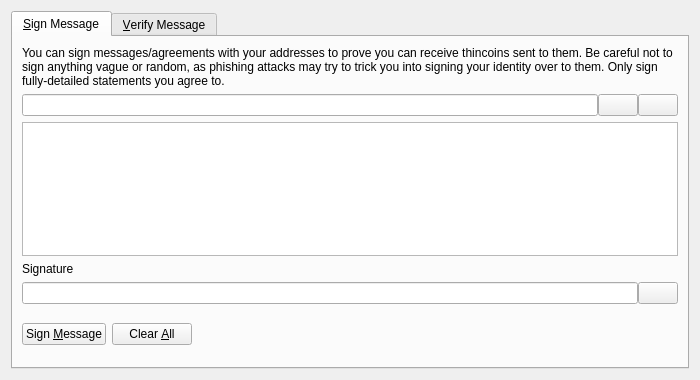
<?xml version="1.0" encoding="UTF-8"?>
<ui version="4.0">
 <class>SignVerifyMessageDialog</class>
 <widget class="QDialog" name="SignVerifyMessageDialog">
  <property name="geometry">
   <rect>
    <x>0</x>
    <y>0</y>
    <width>700</width>
    <height>380</height>
   </rect>
  </property>
  <property name="windowTitle">
   <string>Signatures - Sign / Verify a Message</string>
  </property>
  <property name="modal">
   <bool>true</bool>
  </property>
  <layout class="QVBoxLayout" name="verticalLayout">
   <item>
    <widget class="QTabWidget" name="tabWidget">
     <property name="currentIndex">
      <number>0</number>
     </property>
     <widget class="QWidget" name="tabSignMessage">
      <attribute name="title">
       <string>&amp;Sign Message</string>
      </attribute>
      <layout class="QVBoxLayout" name="verticalLayout_SM">
       <item>
        <widget class="QLabel" name="infoLabel_SM">
         <property name="text">
          <string>You can sign messages/agreements with your addresses to prove you can receive thincoins sent to them. Be careful not to sign anything vague or random, as phishing attacks may try to trick you into signing your identity over to them. Only sign fully-detailed statements you agree to.</string>
         </property>
         <property name="textFormat">
          <enum>Qt::PlainText</enum>
         </property>
         <property name="wordWrap">
          <bool>true</bool>
         </property>
        </widget>
       </item>
       <item>
        <layout class="QHBoxLayout" name="horizontalLayout_1_SM">
         <property name="spacing">
          <number>0</number>
         </property>
         <item>
          <widget class="QValidatedLineEdit" name="addressIn_SM">
           <property name="toolTip">
            <string>The Thincoin address to sign the message with</string>
           </property>
          </widget>
         </item>
         <item>
          <widget class="QPushButton" name="addressBookButton_SM">
           <property name="toolTip">
            <string>Choose previously used address</string>
           </property>
           <property name="text">
            <string/>
           </property>
           <property name="icon">
            <iconset resource="../bitcoin.qrc">
             <normaloff>:/icons/address-book</normaloff>:/icons/address-book</iconset>
           </property>
           <property name="shortcut">
            <string>Alt+A</string>
           </property>
           <property name="autoDefault">
            <bool>false</bool>
           </property>
          </widget>
         </item>
         <item>
          <widget class="QPushButton" name="pasteButton_SM">
           <property name="toolTip">
            <string>Paste address from clipboard</string>
           </property>
           <property name="text">
            <string/>
           </property>
           <property name="icon">
            <iconset resource="../bitcoin.qrc">
             <normaloff>:/icons/editpaste</normaloff>:/icons/editpaste</iconset>
           </property>
           <property name="shortcut">
            <string>Alt+P</string>
           </property>
           <property name="autoDefault">
            <bool>false</bool>
           </property>
          </widget>
         </item>
        </layout>
       </item>
       <item>
        <widget class="QPlainTextEdit" name="messageIn_SM">
         <property name="toolTip">
          <string>Enter the message you want to sign here</string>
         </property>
        </widget>
       </item>
       <item>
        <widget class="QLabel" name="signatureLabel_SM">
         <property name="text">
          <string>Signature</string>
         </property>
         <property name="textFormat">
          <enum>Qt::PlainText</enum>
         </property>
        </widget>
       </item>
       <item>
        <layout class="QHBoxLayout" name="horizontalLayout_2_SM">
         <property name="spacing">
          <number>0</number>
         </property>
         <item>
          <widget class="QLineEdit" name="signatureOut_SM">
           <property name="font">
            <font>
             <italic>true</italic>
            </font>
           </property>
           <property name="readOnly">
            <bool>true</bool>
           </property>
          </widget>
         </item>
         <item>
          <widget class="QPushButton" name="copySignatureButton_SM">
           <property name="toolTip">
            <string>Copy the current signature to the system clipboard</string>
           </property>
           <property name="text">
            <string/>
           </property>
           <property name="icon">
            <iconset resource="../bitcoin.qrc">
             <normaloff>:/icons/editcopy</normaloff>:/icons/editcopy</iconset>
           </property>
           <property name="autoDefault">
            <bool>false</bool>
           </property>
          </widget>
         </item>
        </layout>
       </item>
       <item>
        <layout class="QHBoxLayout" name="horizontalLayout_3_SM">
         <item>
          <widget class="QPushButton" name="signMessageButton_SM">
           <property name="toolTip">
            <string>Sign the message to prove you own this Thincoin address</string>
           </property>
           <property name="text">
            <string>Sign &amp;Message</string>
           </property>
           <property name="icon">
            <iconset resource="../bitcoin.qrc">
             <normaloff>:/icons/edit</normaloff>:/icons/edit</iconset>
           </property>
           <property name="autoDefault">
            <bool>false</bool>
           </property>
          </widget>
         </item>
         <item>
          <widget class="QPushButton" name="clearButton_SM">
           <property name="toolTip">
            <string>Reset all sign message fields</string>
           </property>
           <property name="text">
            <string>Clear &amp;All</string>
           </property>
           <property name="icon">
            <iconset resource="../bitcoin.qrc">
             <normaloff>:/icons/remove</normaloff>:/icons/remove</iconset>
           </property>
           <property name="autoDefault">
            <bool>false</bool>
           </property>
          </widget>
         </item>
         <item>
          <spacer name="horizontalSpacer_1_SM">
           <property name="orientation">
            <enum>Qt::Horizontal</enum>
           </property>
           <property name="sizeHint" stdset="0">
            <size>
             <width>40</width>
             <height>48</height>
            </size>
           </property>
          </spacer>
         </item>
         <item>
          <widget class="QLabel" name="statusLabel_SM">
           <property name="font">
            <font>
             <weight>75</weight>
             <bold>true</bold>
            </font>
           </property>
           <property name="text">
            <string/>
           </property>
           <property name="wordWrap">
            <bool>true</bool>
           </property>
          </widget>
         </item>
         <item>
          <spacer name="horizontalSpacer_2_SM">
           <property name="orientation">
            <enum>Qt::Horizontal</enum>
           </property>
           <property name="sizeHint" stdset="0">
            <size>
             <width>40</width>
             <height>48</height>
            </size>
           </property>
          </spacer>
         </item>
        </layout>
       </item>
      </layout>
     </widget>
     <widget class="QWidget" name="tabVerifyMessage">
      <attribute name="title">
       <string>&amp;Verify Message</string>
      </attribute>
      <layout class="QVBoxLayout" name="verticalLayout_VM">
       <item>
        <widget class="QLabel" name="infoLabel_VM">
         <property name="text">
          <string>Enter the receiver's address, message (ensure you copy line breaks, spaces, tabs, etc. exactly) and signature below to verify the message. Be careful not to read more into the signature than what is in the signed message itself, to avoid being tricked by a man-in-the-middle attack. Note that this only proves the signing party receives with the address, it cannot prove sendership of any transaction!</string>
         </property>
         <property name="textFormat">
          <enum>Qt::PlainText</enum>
         </property>
         <property name="alignment">
          <set>Qt::AlignLeading|Qt::AlignLeft|Qt::AlignTop</set>
         </property>
         <property name="wordWrap">
          <bool>true</bool>
         </property>
        </widget>
       </item>
       <item>
        <layout class="QHBoxLayout" name="horizontalLayout_1_VM">
         <property name="spacing">
          <number>0</number>
         </property>
         <item>
          <widget class="QValidatedLineEdit" name="addressIn_VM">
           <property name="toolTip">
            <string>The Thincoin address the message was signed with</string>
           </property>
          </widget>
         </item>
         <item>
          <widget class="QPushButton" name="addressBookButton_VM">
           <property name="toolTip">
            <string>Choose previously used address</string>
           </property>
           <property name="text">
            <string/>
           </property>
           <property name="icon">
            <iconset resource="../bitcoin.qrc">
             <normaloff>:/icons/address-book</normaloff>:/icons/address-book</iconset>
           </property>
           <property name="shortcut">
            <string>Alt+A</string>
           </property>
           <property name="autoDefault">
            <bool>false</bool>
           </property>
          </widget>
         </item>
        </layout>
       </item>
       <item>
        <widget class="QPlainTextEdit" name="messageIn_VM"/>
       </item>
       <item>
        <widget class="QValidatedLineEdit" name="signatureIn_VM"/>
       </item>
       <item>
        <layout class="QHBoxLayout" name="horizontalLayout_2_VM">
         <item>
          <widget class="QPushButton" name="verifyMessageButton_VM">
           <property name="toolTip">
            <string>Verify the message to ensure it was signed with the specified Thincoin address</string>
           </property>
           <property name="text">
            <string>Verify &amp;Message</string>
           </property>
           <property name="icon">
            <iconset resource="../bitcoin.qrc">
             <normaloff>:/icons/transaction_0</normaloff>:/icons/transaction_0</iconset>
           </property>
           <property name="autoDefault">
            <bool>false</bool>
           </property>
          </widget>
         </item>
         <item>
          <widget class="QPushButton" name="clearButton_VM">
           <property name="toolTip">
            <string>Reset all verify message fields</string>
           </property>
           <property name="text">
            <string>Clear &amp;All</string>
           </property>
           <property name="icon">
            <iconset resource="../bitcoin.qrc">
             <normaloff>:/icons/remove</normaloff>:/icons/remove</iconset>
           </property>
           <property name="autoDefault">
            <bool>false</bool>
           </property>
          </widget>
         </item>
         <item>
          <spacer name="horizontalSpacer_1_VM">
           <property name="orientation">
            <enum>Qt::Horizontal</enum>
           </property>
           <property name="sizeHint" stdset="0">
            <size>
             <width>40</width>
             <height>48</height>
            </size>
           </property>
          </spacer>
         </item>
         <item>
          <widget class="QLabel" name="statusLabel_VM">
           <property name="font">
            <font>
             <weight>75</weight>
             <bold>true</bold>
            </font>
           </property>
           <property name="text">
            <string/>
           </property>
           <property name="wordWrap">
            <bool>true</bool>
           </property>
          </widget>
         </item>
         <item>
          <spacer name="horizontalSpacer_2_VM">
           <property name="orientation">
            <enum>Qt::Horizontal</enum>
           </property>
           <property name="sizeHint" stdset="0">
            <size>
             <width>40</width>
             <height>48</height>
            </size>
           </property>
          </spacer>
         </item>
        </layout>
       </item>
      </layout>
     </widget>
    </widget>
   </item>
  </layout>
 </widget>
 <customwidgets>
  <customwidget>
   <class>QValidatedLineEdit</class>
   <extends>QLineEdit</extends>
   <header>qt/qvalidatedlineedit.h</header>
  </customwidget>
 </customwidgets>
 <resources>
  <include location="../bitcoin.qrc"/>
 </resources>
 <connections/>
</ui>
